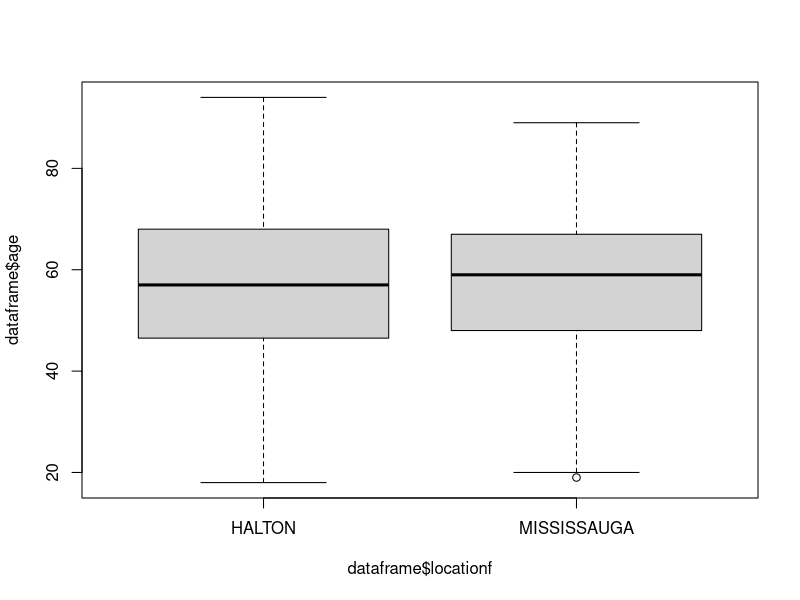
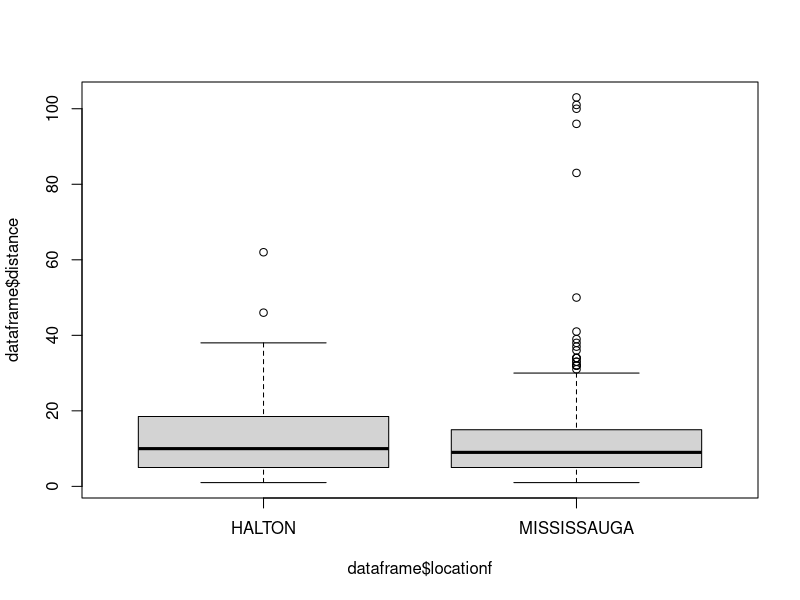
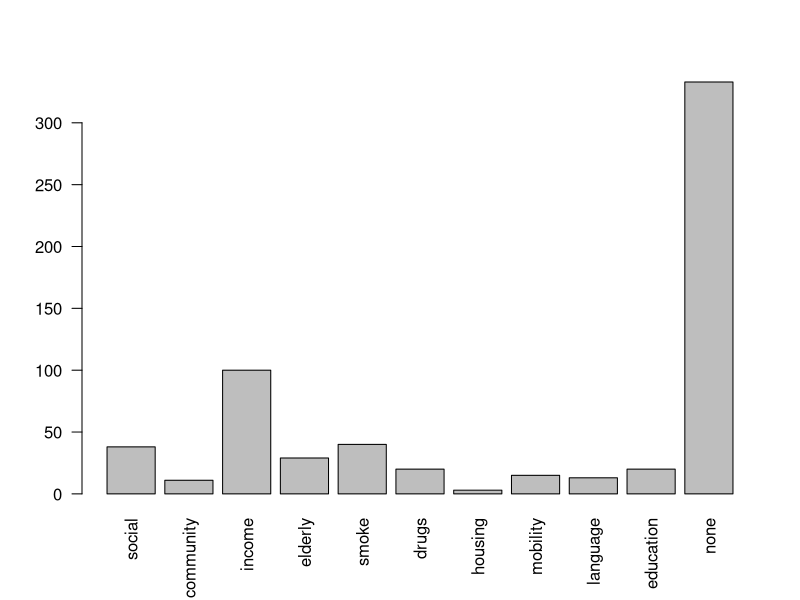
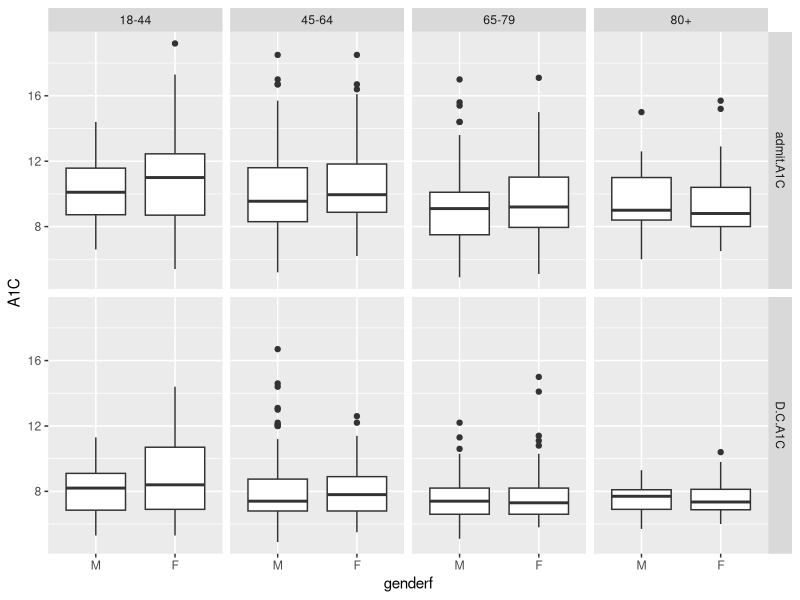
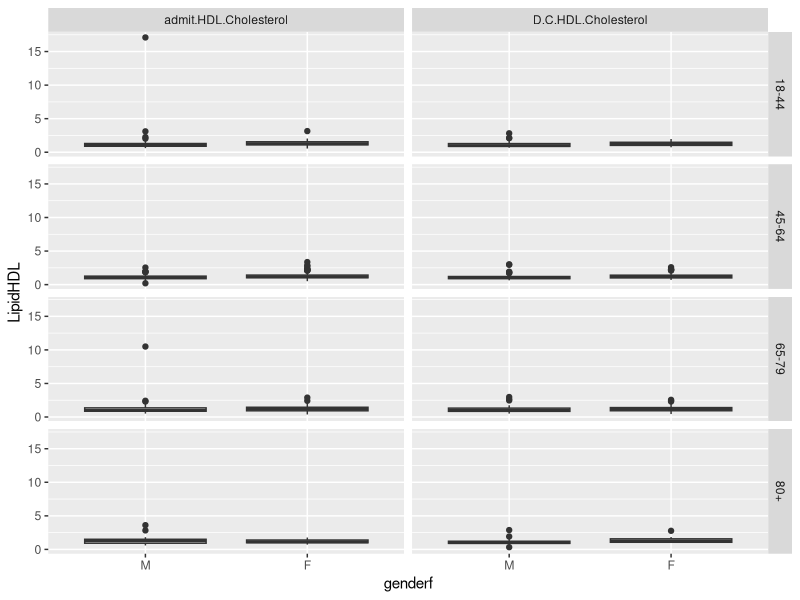
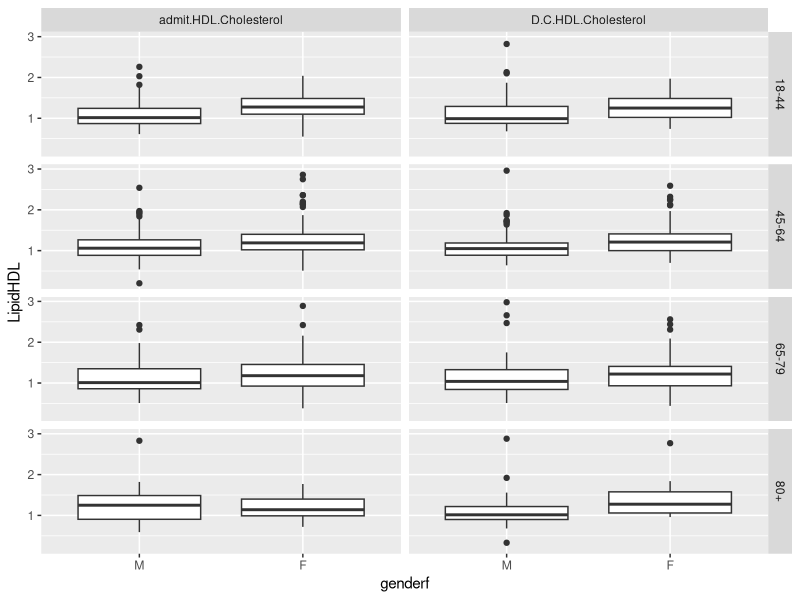
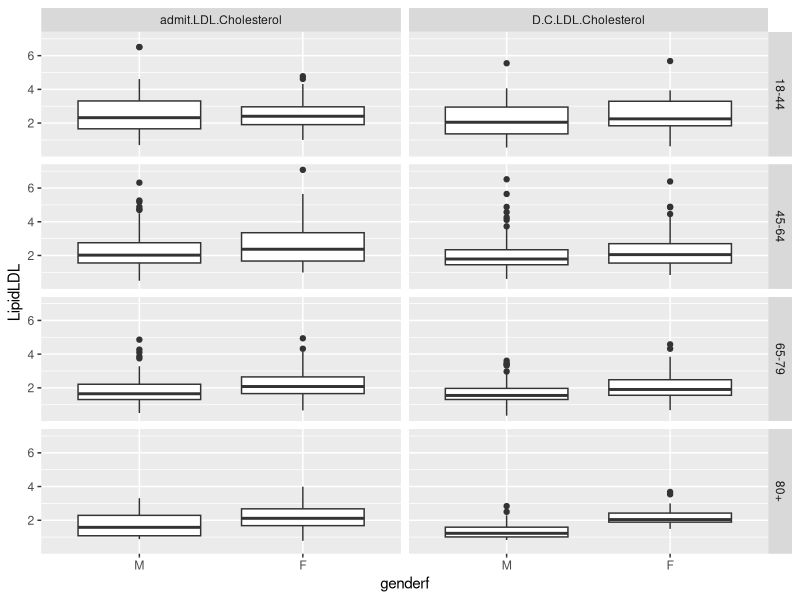
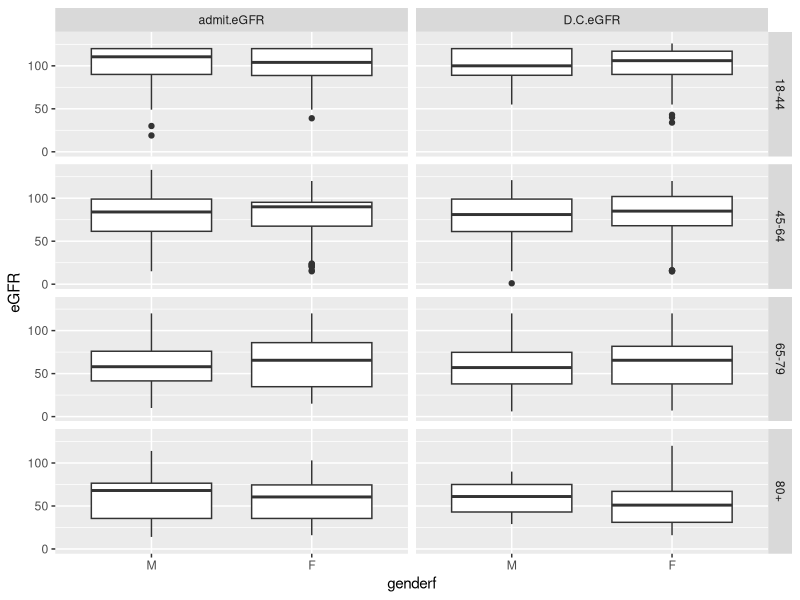

The R source for these figures, in order:
## ---- chunk 1
#'Turn list of co/chronic mobidity and mental health into "ture" and "false"
#'
#' @param x the levels for patients in the original data frame to be turned into "ture" and "false"
#' @param possible numbers of possible levels for co/chronic mobidity and mental health
#' @return vectors of "ture" and "false" according to the levels of co/chronic mobidity and mental health
extractmorbidity=function(x,possible) #possible=#of possible values for 16 or 23 values for chronic / co-mobidity
{
  if(x[1]==999||is.na(x[1]))
  {
    return(rep(F,possible))
  }else{
    has=rep(F,possible)
    for(i in x){
      has[i]=T
    }
    return(has)
  }
}

hasrepeat=function(x,possible)
{
  tab=table(x)
  m=max(tab)
  w=names(which.max(tab))
  ifelse(m>1,w,NA)
}

#x=c(2,3,2,3,4)
#table(x)
#tab=table(t(data2[2,14:23]))
#tab["23"]

#'built a function that will count numbers of 23(mental health in comorbidity) in one patient
count23=function(x)
{
  tab=table(t(x))
  ans=ifelse(is.na(tab["23"]),0,tab["23"])
}

#count.discharged.status=function(x)
#{
  #tab=table(t(x))
  #ans=ifelse(is.na(tab["2"]),0,tab["2"])
#}

#'built a function that count the total numbers of actual mental health issue for each patient 
countmh=function(x)
{
  return(sum(table(t(x))))
}



#made fuction that label the specific values of each co-mobidity
extractco=function(x)
{
  thenames=c("Other","Eating Disorders","Hypertension","Cardiovascular disease","Chronic kidney disease",
             "Retinopathy or Other eye disease"," Non-healing wounds (greater than 3 months)","Neuropathy","Liver disease (fatty liver)",
             "Peripheral vascular disease","Obesity (BMI > 30)","Current malignancy/cancer treatment","Hyperlipidemia",
             "Thyroid disease (other endocrinopathies POCT, Cushings)","Dementia","Pulmonary disease (COPD, Asthma)","Obstructive sleep apnea",
             "HIV/AIDS","Pancreas Diseases","Celiac Disease","Genetic Syndromes","Deafness and/or Blindness","Mental health") 
  M=extractmorbidity(x,23)
  names(M)=thenames
  return(M)
  
}

#made functionthat label the specific values for each chronic-morbidity
extractchronic=function(x)
{
  thenames=c("Other(Chronic)","Neuropathy","Retinopathy","Blindness","Cardiovascular disease(Chronic)","Wounds (non-healing)",
             "Amputation","Skin conditions (cutaneous manifestations)","Lipohypertrophy","Hypoglycemia unawareness",
             "Diabetic myonecrosis","Foot problems (Charcot’s)","Stiff man’s syndrome","Hearing impairment","Fractures","Nephropathy")
  M=extractmorbidity(x,16)
  names(M)=thenames
  return(M)
}

extractMH=function(x)
{
  thenames=c("Depressive Disorder","Obsessive-compulsive and related disorders","Schizophrenia spectrum and other psychotic disorders",
             "Substance-related and addictive disorders","Bipolar Disorders","Anxiety disorders",
             "Neurodevelopmental disorder","Trauma and Stress-related disorders","Personality Disorders","Feeding and Eating Disorders",
             "Sleep-wake disorders","Type Unspecified")
  
  possible=12
  if(is.na(x[1]))
  {
    y=rep(F,possible)
  }else{
    has=rep(F,possible)
    for(i in x){
      if(!is.na(i)){
        has[i]=T
      }
    }
    y=has
  }
  names(y)=thenames
  return(y)
}



#'function that capture non numeric values
TidyDDScode=function(x){
  y=as.character(x)
  z=as.numeric(y)
  code=ifelse(is.na(z),y,ifelse(z<20,"numeric",y))
  return(code)
}

#'function that capture numeric values that are below 20
TidyDDSnumbers=function(x){
  y=as.character(x)
  z=as.numeric(y)
  code=ifelse(is.na(z),NA,ifelse(z<20,z,NA))
  return(code)
}


# read data in from csv
# 
# a paragraph with more details about function
# 
# @param file.name name of imported file
#
# @return dataframe containing all variables as appropriatly dates, factor and logicals
# @export 
# @import dplyr
# @import lubridate
suppressMessages(library(dplyr))
Readdata=function(file.name)
{
  data=read.csv("inst/extdata/20160715.csv",header=T)
  #refer the column names by numbers
  
  #take the rows that are not NA for location and gender
  #cut = converted the numbers into factors --> converted the numbers to factors of the following variables
  #library(dplyr)
  data %>%
    dplyr::slice(1:622) ->data2
  
  
  locationf=cut(data2[,2],breaks=c(0,1.2,3),labels=c("HALTON","MISSISSAUGA"))
  
  
  genderf=cut(data2[,4],breaks=c(0,1.5,3),labels=c("M","F"))
  
  agef=cut(data2[,3],breaks=c(17,45,65,80,95))
  
  repeatreferral=cut(data2[,7],breaks=c(-1,0.5,2),labels=c("No","Yes"))
  
  
  referralfrom=cut(data2[,8],breaks=c(-1,1.5,2.5,3.5,4.5,6),labels=c("primary","self","specialist","hospital","DEC"))
  
  
  socialissue=cut(data2[,9],breaks=c(0,1.5,2.5,3.5,4.5,5.5,6.5,7.5,8.5,9.5,11,1000),
                  labels=c("social","community","income","elderly","smoke","drugs","housing","mobility","language","education","none"))
  #consider changing the short names to the actual names  
  
  profcareplan=cut(data2[,64],breaks=c(-1,0.5,2,1000),labels=c("No","Yes","N/A"))
  
  
  SelfMGoals=cut(data2[,65],breaks=c(-1,0.5,2,1000),labels=c("No","Yes","N/A"))
  
  
  ExtentSelfM=cut(data2[,66],breaks=c(-1,0.5,1.5,2.5,3.5,1000),labels=c("None","Some","Most","All","N/A"))
  
  
  Pdischwithtrans=cut(data2[,67],breaks=c(-1,0.5,2,1000),labels=c("No","Yes","N/A"))
  
  
  DischSt=cut(data2[,69],breaks=c(0,1.5,2.5,3.5),labels=c("withdrawal","discharged","death"))
  
  
  Endorefer=cut(data2[,87],breaks=c(-1,0.5,2),labels=c("no","yes"))
  
  
  #extract the dates and truned them into Rdate
  #obtain different duration between admit date and discharge date
  
  #library(lubridate)
  referdate=lubridate::dmy(data2[,6])
  
  
  admitdate=lubridate::dmy(data2[,34])
  
  
  dischargedate=lubridate::dmy(data2[,68])
  
  
  
  #dis - data2[,73] #column 73 is numbers of weeeks between admitdate and discharge date as calculated in spreadsheet
  #summary(as.numeric(dis) - data2[,73])  #checking if the calculation is consisting
  #column Bu- Time in CCDC doesn't appear in the final spread sheet
  
  #co-mo is from column 14-23
  #chronic comlication is from column 24-33
  
  #made the function for "T=pts has both morbidity and F=pts doesn't have morbidity"
  
  
  como=t(apply(data2[,14:23],1,extractco))
  comorep=apply(data2[,14:23],1,hasrepeat)
  comorep
  which(comorep=="3")
  comomhrep=apply(data2[,14:23],1,count23)
  comomhrep #'counted numbers of "23" for each patient among the comorbidity columns --> fixed: no patients has repeated 23 any more!
  
  which(comomhrep>1) #' no patients are found that has more than one 23
  actualmhrep=apply(data2[,74:78],1,countmh)
  actualmhrep #'counted numbers of actual mental health issue for each patient among the mental health sections
  table(comomhrep>=1,actualmhrep>=1)
  which(comomhrep>=1 & actualmhrep==0) # not an issue any more--> pt354 doesn't have any mental healthy diagnosis listed, but has 23 coded in the comorbidity section 
  
  table(comorep) #show which coded comorbidity has repeates --> only code "1" is repeated, but agree on ignoring it (also row61 has more 22 twice, but it's all good! )
  which(!is.na(comorep)) #shows which patients has more than one unique code
  #only co-morbidity has a lot of repeats 
  
  chronic=t(apply(data2[,24:33],1,extractchronic))
  chronicrep=apply(data2[,24:33],1,hasrepeat)
  chronicrep
  table(chronicrep)
  #no repeats are found in chronic complications
  
  MH=t(apply(data2[,74:78],1,extractMH))
  head(MH)
  MHrep=apply(data2[,74:78],1,hasrepeat)
  MHrep
  table(MHrep)
  #no repeats found for MH diagnosis 
  
  
  #make a new dataframe 
  como=as.data.frame(como)
  chronic=as.data.frame(chronic)
  MH=as.data.frame(MH)
  dataframe=data.frame(locationf,age=data2[,3],genderf,agef,distance=data2[,5],referdate,repeatreferral,referralfrom,socialissue,
                       DDS.Emotional.burden.Enrollment=TidyDDSnumbers(data2[,10]),DDS.Emotional.burden.Enrollment.code=TidyDDScode(data2[,10]),
                       DDS.Physician.related.distress.Enrollment=TidyDDSnumbers(data2[,11]),DDS.Physician.related.distress.Enrollment.code=TidyDDScode(data2[,11]),
                       DDS.Regimen.related.distress.Enrollment=TidyDDSnumbers(data2[,12]),DDS.Regimen.related.distress.Enrollment.code=TidyDDScode(data2[,12]),
                       DDS.Interpersonal.distress.Enrollment=TidyDDSnumbers(data2[,13]),DDS.Interpersonal.distress.Enrollment.code=TidyDDScode(data2[,13]),
                       como,chronic,admitdate,data2[,35:39],admit.waist=as.numeric(as.character(data2[,40])),data2[,41:49],
                       DCweight=as.numeric(as.character(data2[,50])),
                       data2[,51:58],
                       DDS.Emotional.burden.Discharge=TidyDDSnumbers(data2[,59]),DDS.Emotional.burden.Discharge.code=TidyDDScode(data2[,59]),
                       DDS.Physician.related.distress.Discharge=TidyDDSnumbers(data2[,60]),DDS.Physician.related.distress.Discharge.code=TidyDDScode(data2[,60]),
                       DDS.Regimen.related.distress.Discharge=TidyDDSnumbers(data2[,61]),DDS.Regimen.related.distress.Discharge.code=TidyDDScode(data2[,61]),
                       DDS.Interpersonal.distress.Discharge=TidyDDSnumbers(data2[,62]),DDS.Interpersonal.distress.Discharge.code=TidyDDScode(data2[,62]),
                       data2[,63],profcareplan,
                       SelfMGoals,ExtentSelfM,Pdischwithtrans,dischargedate,DischSt,data2[,70:73],MH,data2[,79:86],Endorefer)
  return(dataframe)
}

dataframe=suppressWarnings(Readdata())
head(dataframe)
## ---- chunk 2
outofregions <- table(dataframe$locationf,dataframe$genderf)
outofregions
prop.table(outofregions,margin=1)
## ---- chunk 3
boxplot(dataframe$age~dataframe$locationf)
## ---- chunk 4
boxplot(dataframe$distance~dataframe$locationf)
## ---- chunk 5
socialissues <- table(dataframe$socialissue)
socialissues
plot(dataframe$socialissue,las=2)
## ---- chunk 6
names(dataframe)
## ---- chunk 7
avgcomo=subset(dataframe, select=c("Other","Eating.Disorders","Hypertension","Cardiovascular.disease","Chronic.kidney.disease","Retinopathy.or.Other.eye.disease","X.Non.healing.wounds..greater.than.3.months.",
                          "Neuropathy","Liver.disease..fatty.liver.","Peripheral.vascular.disease","Obesity..BMI...30.","Current.malignancy.cancer.treatment","Hyperlipidemia","Thyroid.disease..other.endocrinopathies.POCT..Cushings.","Dementia",
                             "Pulmonary.disease..COPD..Asthma.","Obstructive.sleep.apnea","HIV.AIDS","Pancreas.Diseases","Celiac.Disease","Genetic.Syndromes","Deafness.and.or.Blindness","Mental.health"))


library(tidyr)
library(dplyr)
avgcomo %>% gather(col,v,Other:Mental.health) %>% table()
## ---- chunk 8
sumofcomofoeachpt=apply(avgcomo,1,sum)
summary(sumofcomofoeachpt) 
## ---- chunk 9
avgchronic=subset(dataframe, select=c("Other.Chronic.","Neuropathy.1","Retinopathy","Blindness","Cardiovascular.disease.Chronic.","Wounds..non.healing.",
                             "Amputation","Skin.conditions..cutaneous.manifestations.","Lipohypertrophy","Hypoglycemia.unawareness",
                             "Diabetic.myonecrosis","Foot.problems..Charcot.s.","Stiff.man.s.syndrome","Hearing.impairment","Fractures","Nephropathy"))

avgchronic %>% gather(col,v,Other.Chronic.:Nephropathy) %>% table()
## ---- chunk 10
sumofchronicfoeachpt=apply(avgchronic,1,sum) 
summary(sumofchronicfoeachpt) 
## ---- chunk 11
comomental <- table(dataframe$Mental.health)
comomental
which(dataframe$Mental)
## ---- chunk 12
comomental <- table(dataframe$Mental.health,dataframe$genderf)
comomental
prop.table(comomental,margin=2)
## ---- chunk 13
library(dplyr)
library(tidyr)
library(ggplot2)

dataframe %>% gather(admitdischarge,A1C,c(admit.A1C,D.C.A1C)) %>% 
  mutate(agef=cut(age,breaks=c(17,44,64,79,95),labels=c("18-44","45-64","65-79","80+"))) %>% 
  ggplot(aes(x=genderf,y=A1C))+geom_boxplot()+facet_grid(admitdischarge~agef)

## ---- chunk 14
dataframe %>% gather(admitdischarge,A1C,c(admit.A1C,D.C.A1C)) %>% 
  mutate(agef=cut(age,breaks=c(17,44,64,79,95),labels=c("18-44","45-64","65-79","80+"))) %>% group_by(agef,genderf) %>% 
  summarise(n=n())
## ---- chunk 15
dataframe %>% gather(admitdischarge,A1C,c(admit.A1C,D.C.A1C)) %>% 
  filter(is.na(A1C)) %>% select(c(admitdischarge,A1C)) 

c=subset(dataframe, select=c("admit.A1C","D.C.A1C","DischSt"))
c
c %>% gather(admitdischarge,A1C,c(admit.A1C,D.C.A1C)) %>% filter(is.na(A1C))
## ---- chunk 16
dataframe %>% gather(admitdischarge,LipidHDL,c(admit.HDL.Cholesterol, D.C.HDL.Cholesterol)) %>% 
  mutate(agef=cut(age,breaks=c(17,44,64,79,95),labels=c("18-44","45-64","65-79","80+")))->mutatea
  mutatea %>% ggplot(aes(x=genderf,y=LipidHDL))+geom_boxplot()+facet_grid(agef~admitdischarge) 

## ---- chunk 17
mutatea %>% filter(LipidHDL<3) %>% 
  ggplot(aes(x=genderf,y=LipidHDL))+geom_boxplot()+facet_grid(agef~admitdischarge)
## ---- chunk 18
mutatea %>% group_by(admitdischarge,agef,genderf) %>% summarise(Q1=quantile(LipidHDL,0.25,na.rm=T),
    med=median(LipidHDL,na.rm=T),Q3=quantile(LipidHDL,0.75,na.rm=T),missing=sum(is.na(LipidHDL)),n=n())
## ---- chunk 19
aggregate(cbind(admit.LDL.Cholesterol, D.C.LDL.Cholesterol)~genderf+agef,data=dataframe,mean)

dataframe %>% gather(admitdischarge,LipidLDL,c(admit.LDL.Cholesterol, D.C.LDL.Cholesterol)) %>% 
  mutate(agef=cut(age,breaks=c(17,44,64,79,95),labels=c("18-44","45-64","65-79","80+"))) %>% 
  ggplot(aes(x=genderf,y=LipidLDL))+geom_boxplot()+facet_grid(agef~admitdischarge)
## ---- chunk 20
aggregate(cbind(admit.eGFR, D.C.eGFR)~genderf+agef,data=dataframe,mean)

dataframe %>% gather(admitdischarge,eGFR,c(admit.eGFR, D.C.eGFR)) %>% 
  mutate(agef=cut(age,breaks=c(17,44,64,79,95),labels=c("18-44","45-64","65-79","80+")))->mutatea
  mutatea %>% ggplot(aes(x=genderf,y=eGFR))+geom_boxplot()+facet_grid(agef~admitdischarge)
## ---- chunk 21
mutatea %>% group_by(admitdischarge,agef,genderf) %>% summarise(Q1=quantile(eGFR,0.25,na.rm=T),
    med=median(eGFR,na.rm=T),Q3=quantile(eGFR,0.75,na.rm=T),missing=sum(is.na(eGFR)),n=n())
## ---- chunk 22
aggregate(cbind(admit.Micro.Albumin,D.C.Micro.Albumin)~genderf+agef,data=dataframe,mean)

dataframe %>% gather(admitdischarge,Microalbumin,c(admit.Micro.Albumin, D.C.Micro.Albumin)) %>% 
  mutate(agef=cut(age,breaks=c(17,44,64,79,95),labels=c("18-44","45-64","65-79","80+"))) %>% 
  ggplot(aes(x=genderf,y=Microalbumin))+geom_boxplot()+facet_grid(agef~admitdischarge)
## ---- chunk 23
dataframe %>% gather(admitdischarge,emotionalBurden,c(DDS.Emotional.burden.Enrollment,DDS.Emotional.burden.Discharge)) %>% 
  mutate(agef=cut(age,breaks=c(17,44,64,79,95),labels=c("18-44","45-64","65-79","80+"))) %>% 
  ggplot(aes(x=genderf,y=emotionalBurden))+geom_boxplot()+facet_grid(agef~admitdischarge)
## ---- chunk 24
dataframe %>% gather(admitdischarge,emotionalBurden,c(DDS.Emotional.burden.Enrollment,DDS.Emotional.burden.Discharge)) %>% 
  mutate(agef=cut(age,breaks=c(17,44,64,79,95),labels=c("18-44","45-64","65-79","80+"))) %>% group_by(agef,genderf) %>% 
  summarise(n=n())
## ---- chunk 25
dataframe %>% gather(admitdischarge,emotionalBurden,c(DDS.Emotional.burden.Enrollment,DDS.Emotional.burden.Discharge)) %>% 
  ggplot(aes(x=age,y=emotionalBurden))+geom_point()+facet_grid(genderf~admitdischarge)

## ---- chunk 26
dataframe %>% mutate(id=row_number()) %>% 
  gather(admitdischarge,physicianRelated,c(DDS.Physician.related.distress.Enrollment,DDS.Physician.related.distress.Discharge)) %>% 
  mutate(agef=cut(age,breaks=c(17,44,64,79,95),labels=c("18-44","45-64","65-79","80+")))->mutatea 
  mutatea %>% ggplot(aes(x=genderf,y=physicianRelated))+geom_boxplot()+facet_grid(agef~admitdischarge)

## ---- chunk 27
mutatea %>% ggplot(aes(x=admitdischarge,y=physicianRelated,group=id,color=factor(id))) + geom_point() + geom_line() + facet_grid(agef~genderf)+guides(color=F)
## ---- chunk 28
dataframe %>% gather(admitdischarge,RegimenRelated,c(DDS.Regimen.related.distress.Enrollment,DDS.Regimen.related.distress.Discharge)) %>% mutate(agef=cut(age,breaks=c(17,44,64,79,95),labels=c("18-44","45-64","65-79","80+"))) %>% ggplot(aes(x=genderf,y=RegimenRelated))+geom_boxplot()+facet_grid(agef~admitdischarge)
## ---- chunk 29
dataframe %>% gather(admitdischarge,interpersonalDistress,c(DDS.Interpersonal.distress.Enrollment,DDS.Interpersonal.distress.Discharge)) %>% 
  mutate(agef=cut(age,breaks=c(17,44,64,79,95),labels=c("18-44","45-64","65-79","80+"))) %>% 
  ggplot(aes(x=genderf,y=interpersonalDistress))+geom_boxplot()+facet_grid(agef~admitdischarge)
## ---- chunk 30
dataframe %>% mutate(id=row_number()) %>% gather(admitdischarge,interpersonalDistress,c(DDS.Interpersonal.distress.Enrollment,DDS.Interpersonal.distress.Discharge)) %>% 
  mutate(agef=cut(age,breaks=c(17,44,64,79,95),
                  labels=c("18-44","45-64","65-79","80")))->mutatea
  mutatea %>% ggplot(aes(x=genderf,y=interpersonalDistress))+geom_boxplot()+facet_grid(agef~admitdischarge)
  
  mutatea %>% ggplot(aes(x=admitdischarge,y=interpersonalDistress,group=id,color=factor(id)))+geom_point()+geom_line()+facet_grid(agef~genderf)+guides(color=F)
## ---- chunk 31
mutatea %>% group_by(genderf,agef,admitdischarge) %>% summarise(Q1=quantile(interpersonalDistress,0.25,na.rm=T),
    med=median(interpersonalDistress,na.rm=T),Q3=quantile(interpersonalDistress,0.75,na.rm=T),missing=sum(is.na(interpersonalDistress)),n=n())
## ---- chunk 32
dataframe %>% gather(admitdischarge,A1C,c(admit.A1C,D.C.A1C)) %>% 
  ggplot(aes(x=genderf,y=A1C))+geom_boxplot()+facet_grid(Mental.health~admitdischarge)
## ---- chunk 33
dataframe$Mental.health
aggregate(cbind(admit.HDL.Cholesterol, D.C.HDL.Cholesterol)~Mental.health,data=dataframe,mean)
## ---- chunk 34
dataframe$Mental.health
aggregate(cbind(admit.HDL.Cholesterol, D.C.HDL.Cholesterol)~Mental.health,data=dataframe,mean)


#'with outliers
dataframe %>% gather(admitdischarge,HDL.cholestrol,c(admit.HDL.Cholesterol, D.C.HDL.Cholesterol)) %>% 
  ggplot(aes(x=genderf,y=HDL.cholestrol))+geom_boxplot()+facet_grid(Mental.health~admitdischarge)

#'without outliers --> make it easier to compare the median
dataframe %>% gather(admitdischarge,HDL.cholestrol,c(admit.HDL.Cholesterol, D.C.HDL.Cholesterol)) %>%
  filter(HDL.cholestrol<5) %>% 
  ggplot(aes(x=genderf,y=HDL.cholestrol))+geom_boxplot()+facet_grid(Mental.health~admitdischarge)
## ---- chunk 35
dataframe %>% gather(admitdischarge,LDL.cholestrol,c(admit.LDL.Cholesterol, D.C.LDL.Cholesterol)) %>% 
  ggplot(aes(x=genderf,y=LDL.cholestrol))+geom_boxplot()+facet_grid(Mental.health~admitdischarge)

## ---- chunk 36
dataframe$Mental.health
aggregate(cbind(admit.eGFR, D.C.eGFR)~Mental.health,data=dataframe,mean)

dataframe %>% gather(admitdischarge,eGFR,c(admit.eGFR, D.C.eGFR)) %>% 
  ggplot(aes(x=genderf,y=eGFR))+geom_boxplot()+facet_grid(Mental.health~admitdischarge)
## ---- chunk 37
dataframe %>% gather(admitdischarge,micro.albumin,c(admit.Micro.Albumin, D.C.Micro.Albumin)) %>% 
  ggplot(aes(x=genderf,y=micro.albumin))+geom_boxplot()+facet_grid(Mental.health~admitdischarge)
## ---- chunk 38
dataframe %>% gather(admitdischarge,micro.albumin,c(admit.Micro.Albumin, D.C.Micro.Albumin)) %>% group_by(genderf,agef,admitdischarge,Mental.health) %>% summarise(Q1=quantile(micro.albumin,0.25,na.rm=T),
    med=median(micro.albumin,na.rm=T),Q3=quantile(micro.albumin,0.75,na.rm=T),missing=sum(is.na(micro.albumin)),n=n()) %>% as.data.frame()

## ---- chunk 39
dataframe %>% mutate(diff=D.C.Micro.Albumin-admit.Micro.Albumin) %>% 
  mutate(agef=cut(age,breaks=c(17,44,64,79,95),labels=c("18-44","45-64","65-79","80")))->mutatea

mutatea %>% group_by(genderf,agef,Mental.health) %>% summarise(Q1=quantile(diff,0.25,na.rm=T),
    med=median(diff,na.rm=T),Q3=quantile(diff,0.75,na.rm=T),missing=sum(is.na(diff)),n=n()) %>% as.data.frame()
